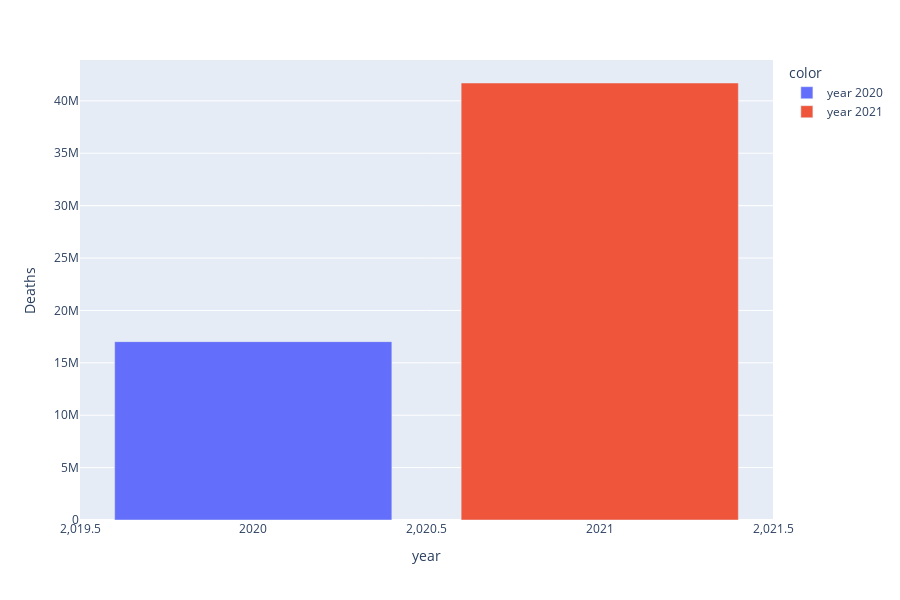

Write notebook code for a chart like this one.
### Markdown cell above
### From above report we know that the maximum active cases are in 2021 than 2020 (India)

### Code cell
px.bar(x='year',y='Deaths',data_frame=yearwise,color=['year 2020','year 2021'],height=600)

### Figure 1 — Plotly figure (JSON) as saved in the notebook; plotly's stock layout.template omitted (floating-point values rounded to 4 significant figures)
{"data": [{"alignmentgroup": "True", "hovertemplate": "color=year 2020<br>year=%{x}<br>Deaths=%{y}<extra></extra>", "legendgroup": "year 2020", "marker": {"color": "#636efa", "pattern": {"shape": ""}}, "name": "year 2020", "offsetgroup": "year 2020", "orientation": "v", "showlegend": true, "textposition": "auto", "type": "bar", "x": [2020], "xaxis": "x", "y": [17022508], "yaxis": "y"}, {"alignmentgroup": "True", "hovertemplate": "color=year 2021<br>year=%{x}<br>Deaths=%{y}<extra></extra>", "legendgroup": "year 2021", "marker": {"color": "#EF553B", "pattern": {"shape": ""}}, "name": "year 2021", "offsetgroup": "year 2021", "orientation": "v", "showlegend": true, "textposition": "auto", "type": "bar", "x": [2021], "xaxis": "x", "y": [41703492], "yaxis": "y"}], "layout": {"barmode": "relative", "height": 600, "legend": {"title": {"text": "color"}, "tracegroupgap": 0}, "margin": {"t": 60}, "xaxis": {"anchor": "y", "domain": [0, 1], "title": {"text": "year"}}, "yaxis": {"anchor": "x", "domain": [0, 1], "title": {"text": "Deaths"}}}}
